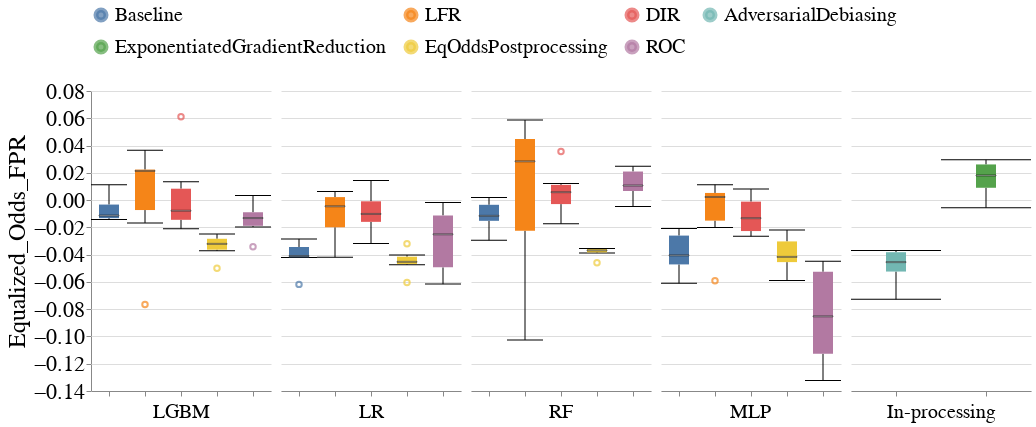

Source (notebook cell):
### Markdown cell above
### Disparity Metrics

### Code cell
create_box_plot_for_diff_interventions(all_group_metrics_df,
                                       dataset_name=DATASET_NAMES[0],
                                       metric_name='Equalized_Odds_FPR',
                                       vals_to_replace=vals_to_replace,
                                       group=SENSITIVE_ATTR_FOR_INTERVENTION)

### Figure 1 — Vega-Lite specification as saved in the notebook (floating-point values rounded to 4 significant figures; data arrays with more than 128 entries replaced by an {"elided": "..."} marker saying what was removed)
{"config": {"view": {"continuousWidth": 400, "continuousHeight": 300, "stroke": null}, "axis": {"labelFontSize": 22, "labelFontWeight": "normal", "titleFontSize": 24, "titleFontWeight": "normal"}, "facet": {"spacing": 10}, "header": {"labelFontSize": 20, "labelOrient": "bottom", "labelPadding": 5, "titleFontSize": 20}, "legend": {"columns": 4, "direction": "horizontal", "labelFontSize": 20, "labelLimit": 400, "orient": "top", "symbolStrokeWidth": 5, "titleAnchor": "middle", "titleFontSize": 22, "titleLimit": 300}, "title": {"fontSize": 20}}, "data": {"name": "data-9038ff5b5c5e701df33203b44d356003"}, "mark": {"type": "boxplot", "median": {"stroke": "black", "strokeWidth": 0.7}, "size": 20, "ticks": true}, "encoding": {"color": {"field": "Fairness_Intervention", "sort": ["Baseline", "LFR", "DIR", "AdversarialDebiasing", "ExponentiatedGradientReduction", "EqOddsPostprocessing", "ROC"], "title": null, "type": "nominal"}, "column": {"field": "Model_Name", "sort": ["LGBM", "LR", "RF", "MLP", "In-processing"], "title": null, "type": "nominal"}, "x": {"axis": {"labels": false}, "field": "Fairness_Intervention", "sort": ["Baseline", "LFR", "DIR", "AdversarialDebiasing", "ExponentiatedGradientReduction", "EqOddsPostprocessing", "ROC"], "title": null, "type": "nominal"}, "y": {"field": "Metric_Value", "scale": {"zero": false}, "title": "Equalized_Odds_FPR", "type": "quantitative"}}, "resolve": {"scale": {"x": "independent"}}, "width": 180, "$schema": "https://vega.github.io/schema/vega-lite/v4.17.0.json", "datasets": {"data-9038ff5b5c5e701df33203b44d356003": {"elided": "132 records"}}}
